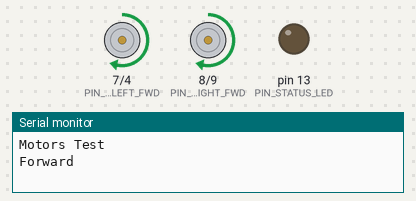
This program was run on a simulated Arduino Nano, built with avr-gcc and run on an emulated ATmega328P. Parts: motor-driver pin pairs drawn as motors (green arrow = first pin HIGH = forward, orange = second pin HIGH = backward, longer = more drive, scaled by the enable pin), output pins drawn as LEDs (lit = HIGH), the last lines printed to the serial monitor.

Above: at 0.5 s.
At 3.5 s:
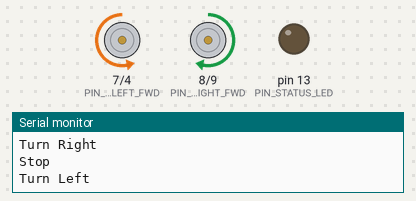
At 5.5 s:
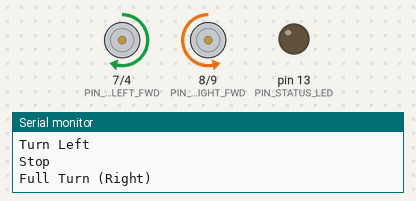
At 7.5 s:
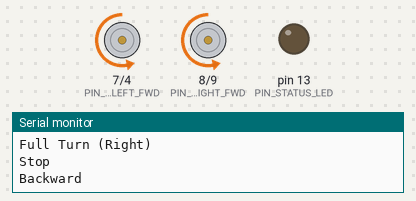
At 14.5 s:
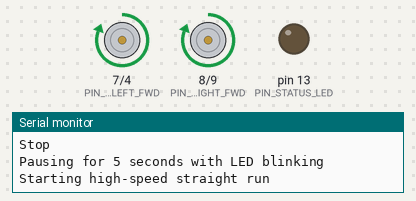
At 17.0 s:
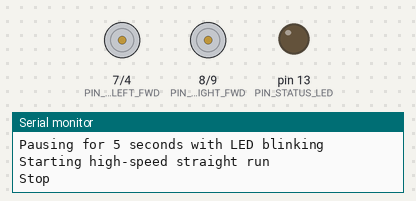
Timing chart, 0 to 20.7 s (numbered marks = the images above):
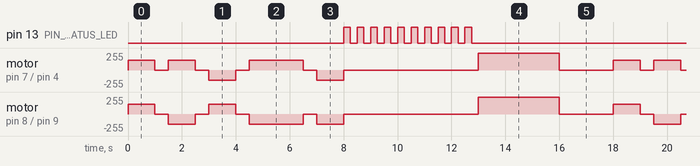

The program:

main.cpp
```cpp
/*
 * Motors Test
 * Performs a sequence of movements to test motors
 * Includes final high-speed straight run
 */
#include <Arduino.h>

// Motor pins
const int PIN_MOTOR_LEFT_FWD = 7;
const int PIN_MOTOR_LEFT_REV = 4;
const int PIN_MOTOR_LEFT_PWM = 3;
const int PIN_MOTOR_RIGHT_FWD = 8;
const int PIN_MOTOR_RIGHT_REV = 9;
const int PIN_MOTOR_RIGHT_PWM = 10;
const int PIN_STATUS_LED = 13;

const int MOTOR_SPEED = 150;     // Normal test speed (0-255)
const int MAX_SPEED = 255;       // Maximum speed for final run
const int MOVE_TIME = 1000;      // Time for each movement
const int BLINK_DELAY = 250;     // LED blink interval (ms)
const int PAUSE_TIME = 5000;     // 5 second pause before final run
const int FINAL_RUN_TIME = 3000; // Time for final high-speed run

void setupMotors() {
	pinMode(PIN_MOTOR_LEFT_FWD, OUTPUT);
	pinMode(PIN_MOTOR_LEFT_REV, OUTPUT);
	pinMode(PIN_MOTOR_LEFT_PWM, OUTPUT);
	pinMode(PIN_MOTOR_RIGHT_FWD, OUTPUT);
	pinMode(PIN_MOTOR_RIGHT_REV, OUTPUT);
	pinMode(PIN_MOTOR_RIGHT_PWM, OUTPUT);
	pinMode(PIN_STATUS_LED, OUTPUT);
}

void stopMotors() {
	analogWrite(PIN_MOTOR_LEFT_PWM, 0);
	analogWrite(PIN_MOTOR_RIGHT_PWM, 0);
}

void moveForward(int speed) {
	digitalWrite(PIN_MOTOR_LEFT_FWD, HIGH);
	digitalWrite(PIN_MOTOR_LEFT_REV, LOW);
	digitalWrite(PIN_MOTOR_RIGHT_FWD, HIGH);
	digitalWrite(PIN_MOTOR_RIGHT_REV, LOW);
	analogWrite(PIN_MOTOR_LEFT_PWM, speed);
	analogWrite(PIN_MOTOR_RIGHT_PWM, speed);
}

void moveBackward() {
	digitalWrite(PIN_MOTOR_LEFT_FWD, LOW);
	digitalWrite(PIN_MOTOR_LEFT_REV, HIGH);
	digitalWrite(PIN_MOTOR_RIGHT_FWD, LOW);
	digitalWrite(PIN_MOTOR_RIGHT_REV, HIGH);
	analogWrite(PIN_MOTOR_LEFT_PWM, MOTOR_SPEED);
	analogWrite(PIN_MOTOR_RIGHT_PWM, MOTOR_SPEED);
}

void turnRight() {
	digitalWrite(PIN_MOTOR_LEFT_FWD, HIGH);
	digitalWrite(PIN_MOTOR_LEFT_REV, LOW);
	digitalWrite(PIN_MOTOR_RIGHT_FWD, LOW);
	digitalWrite(PIN_MOTOR_RIGHT_REV, HIGH);
	analogWrite(PIN_MOTOR_LEFT_PWM, MOTOR_SPEED);
	analogWrite(PIN_MOTOR_RIGHT_PWM, MOTOR_SPEED);
}

void turnLeft() {
	digitalWrite(PIN_MOTOR_LEFT_FWD, LOW);
	digitalWrite(PIN_MOTOR_LEFT_REV, HIGH);
	digitalWrite(PIN_MOTOR_RIGHT_FWD, HIGH);
	digitalWrite(PIN_MOTOR_RIGHT_REV, LOW);
	analogWrite(PIN_MOTOR_LEFT_PWM, MOTOR_SPEED);
	analogWrite(PIN_MOTOR_RIGHT_PWM, MOTOR_SPEED);
}

void blinkLED(unsigned long duration) {
	unsigned long startTime = millis();
	bool ledState = false;

	while (millis() - startTime < duration) {
		ledState = !ledState;
		digitalWrite(PIN_STATUS_LED, ledState);
		delay(BLINK_DELAY);
	}
	digitalWrite(PIN_STATUS_LED, LOW);
}

void setup() {
	setupMotors();
	Serial.begin(9600);
	Serial.println("Motors Test");
}

void loop() {
  // Standard test sequence
	Serial.println("Forward");
	moveForward(MOTOR_SPEED);
	delay(MOVE_TIME);

	Serial.println("Stop");
	stopMotors();
	delay(500);

	Serial.println("Turn Right");
	turnRight();
	delay(MOVE_TIME);

	Serial.println("Stop");
	stopMotors();
	delay(500);

	Serial.println("Turn Left");
	turnLeft();
	delay(MOVE_TIME);

	Serial.println("Stop");
	stopMotors();
	delay(500);

	Serial.println("Full Turn (Right)");
	turnRight();
	delay(MOVE_TIME * 2);

	Serial.println("Stop");
	stopMotors();
	delay(500);

	Serial.println("Backward");
	moveBackward();
	delay(MOVE_TIME);

	Serial.println("Stop");
	stopMotors();

	// New addition: 5-second pause with blinking LED
	Serial.println("Pausing for 5 seconds with LED blinking");
	blinkLED(PAUSE_TIME);

	// Final high-speed straight run
	Serial.println("Starting high-speed straight run");
	moveForward(MAX_SPEED);
	delay(FINAL_RUN_TIME);

	Serial.println("Stop");
	stopMotors();

	// Long pause before repeating the entire sequence
	delay(2000);
}
```

Measured:
- by itself, pin 13 (PIN_STATUS_LED): goes 9 × (HIGH 0.25 s, LOW 0.25 s), HIGH 0.25 s, LOW 13.3 s, 9 × (HIGH 0.25 s, LOW 0.25 s), HIGH 0.25 s, then LOW
- by itself, motor on pin 7 (PIN_MOTOR_LEFT_FWD) / pin 4 (PIN_MOTOR_LEFT_REV): repeats every 18.0 s: stopped 0.50 s, forward 150/255 1.0 s, stopped 0.50 s, backward 150/255 1.0 s, stopped 0.50 s, forward 150/255 2.0 s, stopped 0.50 s, backward 150/255 1.0 s, stopped 5.0 s, forward 255/255 3.0 s, stopped 2.0 s, forward 150/255 1.0 s
- by itself, motor on pin 8 (PIN_MOTOR_RIGHT_FWD) / pin 9 (PIN_MOTOR_RIGHT_REV): repeats every 18.0 s: stopped 0.50 s, backward 150/255 1.0 s, stopped 0.50 s, forward 150/255 1.0 s, stopped 0.50 s, backward 150/255 2.0 s, stopped 0.50 s, backward 150/255 1.0 s, stopped 5.0 s, forward 255/255 3.0 s, stopped 2.0 s, forward 150/255 1.0 s
